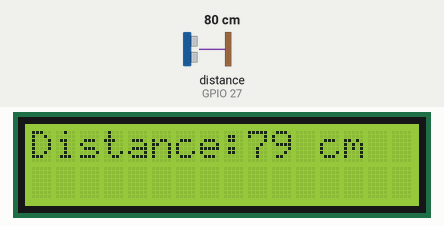
This program was run on a simulated Raspberry Pi (BCM pin numbers). Shown: 16×2 character LCD. The inputs (shaded band) are chosen by the test bench; at power-on: distance to the obstacle (sensor on GPIO 27) 80 cm. The echo pulse lasts 58.3 µs per cm; the clock reads 2024-03-15 10:24:30 at power-on unless the program sets it; what the program prints to the terminal is not drawn.

Above: at 1.2 s.
1.3 s: distance to the obstacle (sensor on GPIO 27) set to 2 cm
At 2.0 s:
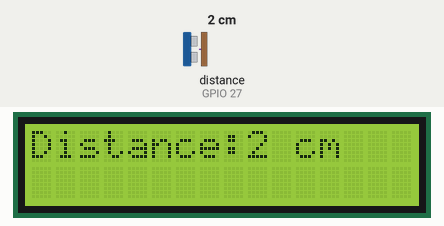
4.4 s: distance to the obstacle (sensor on GPIO 27) set to 4 cm
At 5.1 s:
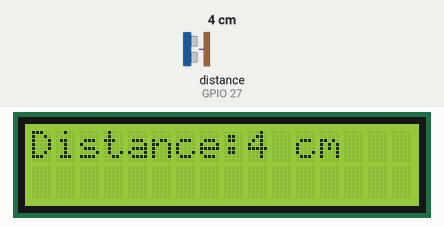
6.2 s: distance to the obstacle (sensor on GPIO 27) set to 9 cm
At 6.6 s:
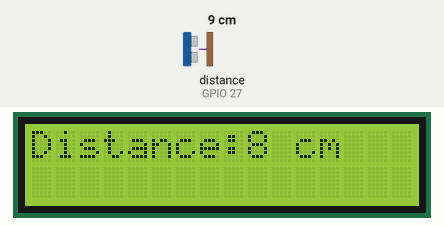
Timing chart, 0 to 9.2 s (numbered marks = the images above; inputs shaded):
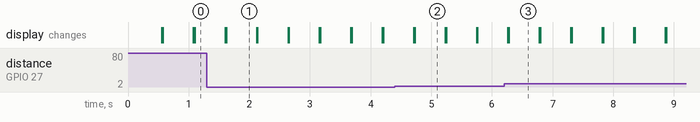

The program:

distance_measurement_with_RPi.py
```python
import Adafruit_CharLCD as LCD # https://github.com/adafruit/Adafruit_Python_CharLCD
import RPi.GPIO as GPIO
import time
GPIO.setwarnings(False)
GPIO.setmode(GPIO.BCM)
lcd1 = 12
lcd2 = 7
lcd3 = 8
lcd4 = 25
lcd5 = 24
lcd6 = 23
trig = 17 # trig pin of ultrasonic sensor to GPIO 17 of the RPi
echo = 27 # echo pin of ultrasonic sensor to GPIO 27 of the RPi
lcd = LCD.Adafruit_CharLCD(lcd1, lcd2, lcd3, lcd4, lcd5, lcd6, 0, 16, 2)
GPIO.setup(trig, GPIO.OUT)
GPIO.setup(echo, GPIO.IN)
while True:
    GPIO.output(trig, True)
    time.sleep(0.00001)
    GPIO.output(trig, False)
    while GPIO.input(echo) == 0:
        pulse_s = time.time()
    while GPIO.input(echo) == 1:
        pulse_e = time.time()
    pulse_duration = pulse_e - pulse_s
    d = int(34000*pulse_duration/2)
    print(d)
    k = str(d)
    lcd.message('Distance:')
    lcd.message(k)
    lcd.message(" cm")
    time.sleep(0.5)
    lcd.clear()
```

Measured:
- after the input at 1.3 s, the display: first differs from a run without the input after 0.32 s (image 1)
- after the input at 4.4 s, the display: first differs from a run without the input after 0.33 s (image 2)
- after the input at 6.2 s, the display: first differs from a run without the input after 0.08 s (image 3)
- what the display in image 1 shows lasts 0.5 s, from 1.6 s to 2.1 s
